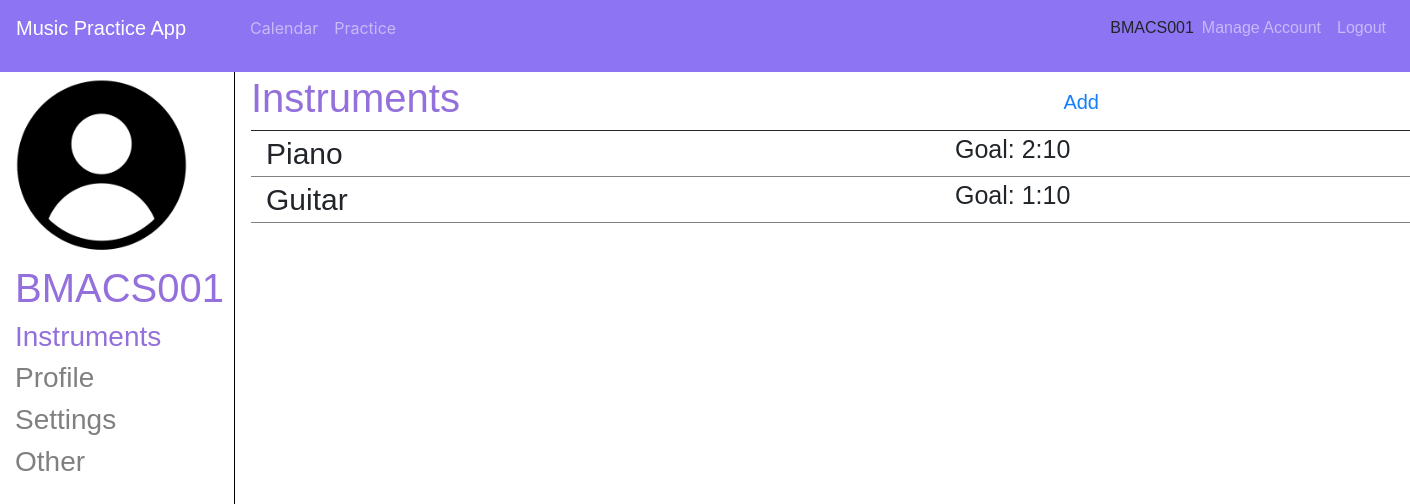
Page /account (signed in) on the committed database.
### app/models.py (models this page shows, shortened)
class User(UserMixin, db.Model):
    id = db.Column(db.Integer, primary_key=True)
    username = db.Column(db.String(64), index=True, unique=True)
    email = db.Column(db.String(120), index=True, unique=True)
    password_hash = db.Column(db.String(128))
    instruments = db.relationship('Instrument', backref='venue', lazy='dynamic')

class Instrument(db.Model):
    id = db.Column(db.Integer, primary_key=True)
    label = db.Column(db.String(64), index=True, unique=True)
    userId = db.Column(db.Integer, db.ForeignKey('user.id'))
    defaultGoalInMinutes = db.Column(db.Integer)
    regiments = db.relationship('Regiment', backref='venue', lazy='dynamic')

### app/routes.py (the view)
@app.route('/account')
@login_required
def account():
    return render_template('account.html')

### app/models.py (called while the page is built)
@login.user_loader
def load_user(id):
    return User.query.get(int(id))

### app/templates/account.html (shortened to what this page needs)
{% extends "base.html" %}
{% block content %}
    <div class="container-fluid" style="padding-top: 0px; height: 100%;">
    <div class="row flex-xl-nowrap text" style="height: 100%">
        <div class="col-md-3 col-xl-2 bd-sidebar" style="border-right-color: black;
            border-right-width: 1px; border-right-style: solid; height: 100%">
            <img src="../static/defualtpp.png" style="width:85%;">
            <h1 style="padding-top: 10px; color: mediumpurple">{{ current_user.username }}</h1>
            <h3 style="color: mediumpurple; cursor: pointer" onclick="setWindowInstruments()" id="insBtn">Instruments</h3>
            <h3 style="color: gray; cursor: pointer" onclick="" id="profBtn">Profile</h3>
            <h3 style="color: gray; cursor: pointer" onclick="" id="setBtn">Settings</h3>
            <h3 style="color: gray; cursor: pointer" onclick="" id="othBtn">Other</h3>
        </div>
        <div class="col"  style="width: 100%; min-width: 100%;">
            <div class="container" style="width: 100%; min-width: 100%;">
                <div class="row" style="border-bottom-style: solid; border-bottom-width: 1px; width: 100%;
                    display: flex; justify-content: space-between">
                    <h1 class="text-color">Instruments</h1>
                    <a href="setInstruments" style="color: #147efb; align-self: center; margin-right: 500px; font-size: 20px">Add</a>
                </div>
                {% for instrument in current_user.instruments %}
                    <div class="row" style="border-bottom-style: solid; border-bottom-width: 1px; border-bottom-color: gray">
                        <div class="col" style="font-size: 30px">
                            {{ instrument.label }}
                        </div>
                        <div class="col" style="font-size: 25px">
                            {% if instrument.defaultGoalInMinutes%60 > 9 %}
                                Goal: {{ instrument.defaultGoalInMinutes//60 }}:{{ instrument.defaultGoalInMinutes%60 }}
                            {% else %}
                                Goal: {{ instrument.defaultGoalInMinutes//60 }}:0{{ instrument.defaultGoalInMinutes%60 }}
                            {% endif %}
                        </div>
                    </div>
                {% endfor %}
            </div>
        </div>
    </div>
    </div>
{% endblock %}

### app/templates/base.html (shortened to what this page needs)
<!DOCTYPE html>
<html lang="en">
<head>
    <link rel="stylesheet" href="https://cdn.jsdelivr.net/npm/bootstrap@4.5.3/dist/css/bootstrap.min.css"
>
    <link rel="stylesheet" type="text/css" href="/static/css/style.css">
</head>
<body>
    <nav class="navbar navbar-expand-lg navbar-dark" style="background-color: #8d74f2">
        <a class="navbar-brand mr" href="/index">
            <p class="text">Music Practice App</p>
        </a>
        <ul class="collapse navbar-collapse" id="navbarSupportedContent">
            <ul class="navbar-nav">
{% if not current_user.is_anonymous %}
                <li class="nav-item">
                    <a class="nav-link" href="/calendar">Calendar</a>
                </li>
                <li class="nav-item">
                    <a class="nav-link" href="/practice">Practice</a>
                </li>
{% endif %}
            </ul>
            <ul class="navbar-nav ml-auto">
{% if current_user.is_anonymous %}
                <li class="nav-item">
                    <a class="nav-link text" href="/login">Login</a>
                </li>
    <li class="nav-item">
                    <a class="nav-link text" href="/register">Register</a>
                </li>
{% else %}
                <li class="nav-item mt-2" style="font-family: signika, sans-serif">{{ current_user.username }}</li>
                <li class="nav-item">
                    <a class="nav-link text" href="/account">Manage Account</a>
                </li>
                <li class="nav-item">
                    <a class="nav-link text" href="/logout">Logout</a>
                </li>
{% endif %}
            </ul>
        </ul>
    </nav>
    {% block content %}{% endblock %}
</body>
</html>

### app/static/css/style.css (style rules this page uses)
.text { font-family: 'signika', sans-serif; }
.text-color { color:mediumpurple; }
.container { padding: 2px 16px; }
html, body { height: 100%; min-height: 100%; }

### rows in the picture
User: username "BMACS001"
Instrument: label "Piano", defaultGoalInMinutes "2", instrument.defaultGoalInMinutes%60 "10"
Instrument: label "Guitar", defaultGoalInMinutes "1", instrument.defaultGoalInMinutes%60 "10"
